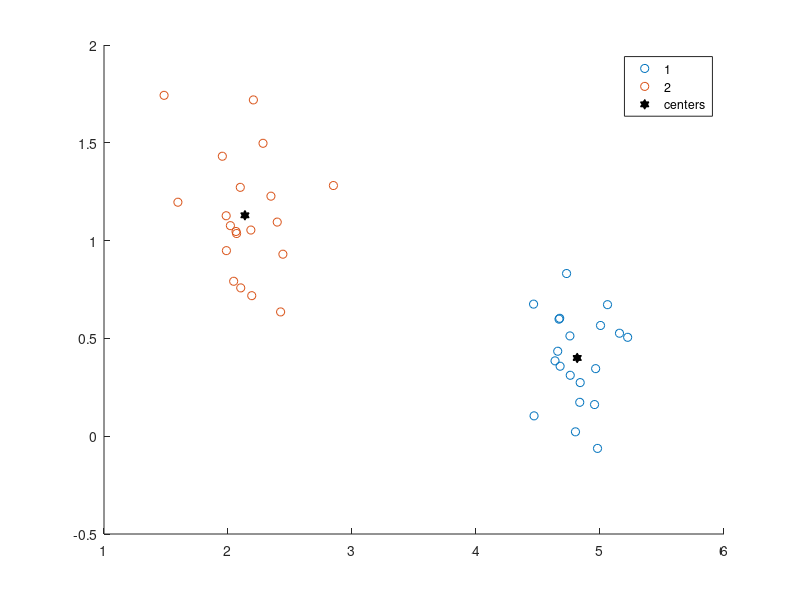

Write the MATLAB code that produced this figure.
X = load('data7.txt');
Xsize = size(X);

k = 2;
centers = zeros(k,2);
for i = 1:k
    c = randi([1 Xsize(1)]);
    j = 1;
    while(j <= k)
        if X(c,:) == centers(j,:)
            c = randi([1 Xsize(1)]);
            j = 1;
        end
        j = j + 1;
    end
    centers(i,:) = X(c,:);
end
%plot(X(:,1),X(:,2),'*','color','r')
distance = zeros(1,k);
U = zeros(size(X));

Q_1 = 1;
Q = 0;

while(Q ~= Q_1)
    for i = 1: Xsize(1)
        for j = 1:k
        distance(j) = pdist([centers(j,:);X(i,:)],'minkowski',4);
        end
        [value,arg] = min(distance);
        U(i,:) = [arg,distance(arg)];
    end
    Q_1 = Q;
    for q = 1:k
        x = X(U(:,1) == q,:);
        x_mean = mean(x);
        centers(q,:) = x_mean;
    end
    Q = sum(U(:,2))
end
gscatter(X(:,1), X(:,2), U(:,1));
hold on;
plot(centers(:,1),centers(:,2),'h','MarkerSize',7,'MarkerEdgeColor','k',...
    'MarkerFaceColor', 'k','DisplayName','centers');
hold off;